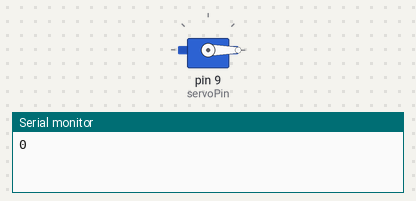
This sketch was run on a simulated Arduino Uno, built with avr-gcc and run on an emulated ATmega328P. Parts: servo, the last lines printed to the serial monitor.

Above: at 0.05 s.
At 4.5 s:
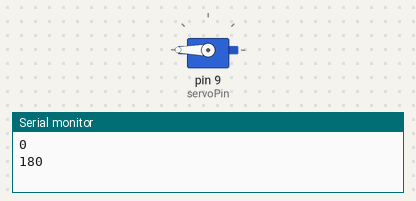
At 9.0 s:
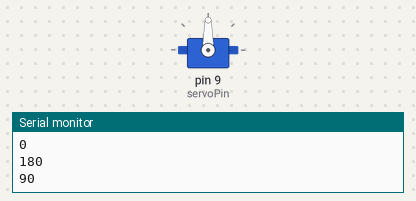
Timing chart, 0 to 11.7 s (numbered marks = the images above):
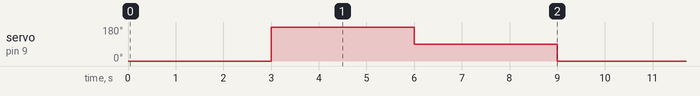

Measured:
- by itself, servo on pin 9 (servoPin): repeats every 9.0 s: 90° 3.0 s, 0° 3.0 s, 180° 3.0 s

The sketch:

Single_Micro_Servo.ino
```cpp
/*
   With this file you can test the maximum and minimum range of the servo motors (one motor at a time)
*/

#include <Servo.h>

Servo myservo;  // create servo object to control a servo

int servoPin = 9;     // the servo I/O pin
int startDeg = 70;    // variable to store the starting position
int maxDeg = 90;     // variable to store the maximum position
int minDeg = 60;       // variable to store the minimum position

int shortDelay = 20;  // the dealy between the positions
int longDelay = 2000; // the delay between the loops

int pos = startDeg;   // initialzing the loop variable for the first time
void setup() {
  myservo.attach(servoPin);  // attaches the servo on pin 9 to the servo object
  Serial.begin(9600);        // to print the current position
}

void loop() {
                   /*
    for ( pos ; pos <= maxDeg; pos += 1) {    //goes to maximum
    //in steps of 1 degree
    myservo.write(pos);
    Serial.println(pos);
    delay(shortDelay);
    }
    delay(longDelay);
    for ( pos; pos >= minDeg; pos -= 1) { //goes to minimum
    myservo.write(pos);
    Serial.println(pos);
    delay(shortDelay);
    }
    delay(longDelay);
*/

    myservo.write(0);
    Serial.println(0);
    delay(3000);
    myservo.write(180);
    Serial.println(180);
    delay(3000);
    myservo.write(90);
    Serial.println(90);
    delay(3000);

}
```
